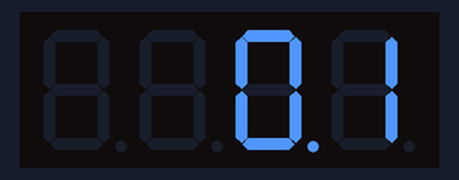
A sketch run on a simulated ESP32. On the bench: 4-digit seven-segment display.

Above: at 0.15 s.
At 5.15 s:
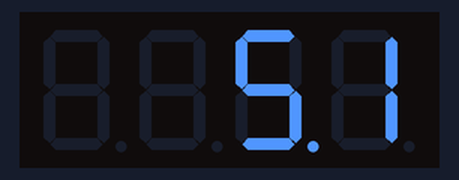
At 10.05 s:
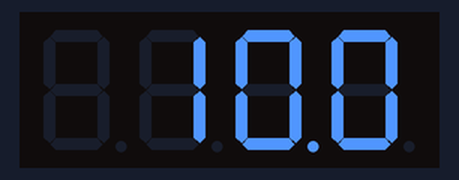
At 20.05 s:
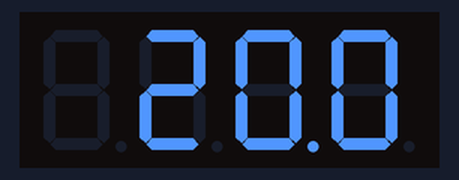
At 29.95 s:
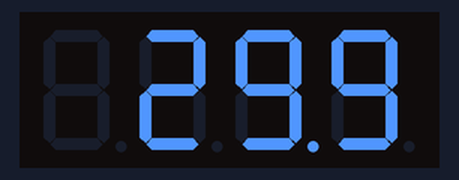
At 39.95 s:
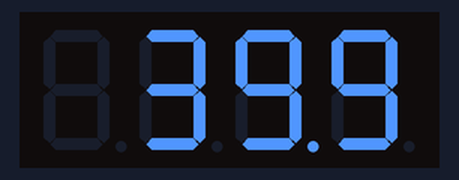

The sketch:

SEVEN_SEGMENT_COUNTER.ino
```cpp
// (licence header left out)
#include "SevSeg.h"
SevSeg sevseg; //Instantiate a seven segment controller object

void setup() {
  byte numDigits = 4;
  byte digitPins[] = {17, 16, 15, 14}; //Digits: 1,2,3,4 <--put one resistor (ex: 220 Ohms, or 330 Ohms, etc, on each digit pin)
  byte segmentPins[] = {22, 21, 25, 26, 27, 4, 0, 2}; //Segments: A,B,C,D,E,F,G,Period
  bool resistorsOnSegments = false; // 'false' means resistors are on digit pins
  byte hardwareConfig = COMMON_ANODE; // See README.md for options
  bool updateWithDelays = false; // Default 'false' is Recommended
  bool leadingZeros = false; // Use 'true' if you'd like to keep the leading zeros
  bool disableDecPoint = false; // Use 'true' if your decimal point doesn't exist or isn't connected

  sevseg.begin(hardwareConfig, numDigits, digitPins, segmentPins, resistorsOnSegments,
               updateWithDelays, leadingZeros, disableDecPoint);
  sevseg.setBrightness(90);
}

void loop() {
  static unsigned long timer = millis();
  static int deciSeconds = 0;

  if (millis() - timer >= 100) {
    timer += 100;
    deciSeconds++; // 100 milliSeconds is equal to 1 deciSecond

    if (deciSeconds == 10000) { // Reset to 0 after counting for 1000 seconds.
      deciSeconds = 0;
    }
    sevseg.setNumber(deciSeconds, 1);
  }

  sevseg.refreshDisplay(); // Must run repeatedly
}

/// END ///
```
